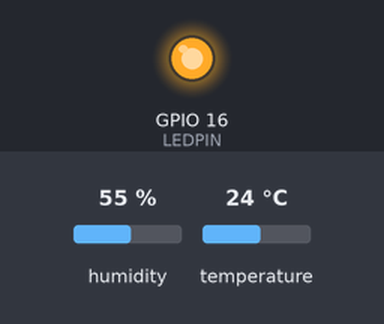
Recording of a sketch running on a simulated ESP8266 (NodeMCU). On the bench: output pins drawn as LEDs (lit = HIGH). Inputs (shaded band) come from the test bench; at power-on: humidity 55 %, temperature 24 °C. WiFi joins after 1.5 s; servers stay silent unless stated; what the sketch prints to the serial monitor is not drawn.

Above: at 2.2 s.
At 7.0 s:
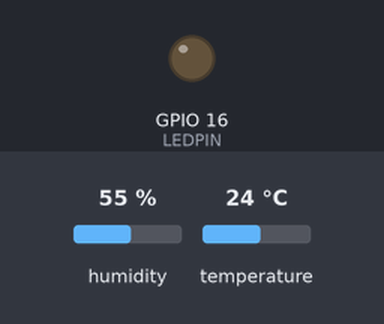
Timing chart, 0 to 8.9 s (numbered marks = the images above):
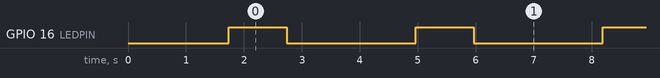

The sketch:

NodMCU_DHT11_thingspeak.ino
```cpp
// www.arduinesp.com
//
// Plot DTH11 data on thingspeak.com using an ESP8266 同时LED亮灯显示数据发送状态
// April 11 2015
// Author: Jeroen Beemster
// Website: www.arduinesp.com

#include <DHT.h>
#include <ESP8266WiFi.h>
// replace with your channel’s thingspeak API key,
String apiKey = "7NFNSDNS8OXMNT78";
const char* ssid = "WL-911";
const char* password = "123456789";
const char* server = "api.thingspeak.com";
#define LEDPIN 16 //数字引脚D0上LED灯 GPIO 16
#define DHTPIN 2 //数字引脚D4上的温湿度计 GPIO 02
DHT dht(DHTPIN, DHT11,15);
WiFiClient client;

void setup() {
Serial.begin(115200);//串口初始化
delay(10);
pinMode(LEDPIN, OUTPUT);     // Initialize the LED_BUILTIN pin as an output
dht.begin();
//联网初始化
WiFi.begin(ssid, password);
Serial.println();
Serial.println();
Serial.print("Connecting to ");
Serial.println(ssid);

WiFi.begin(ssid, password);

while (WiFi.status() != WL_CONNECTED) {
delay(500);
Serial.print(".");
}
Serial.println("");
Serial.println("WiFi connected");
}
void loop() {

float h = dht.readHumidity();
float t = dht.readTemperature();
if (isnan(h) || isnan(t)) {
Serial.println("Failed to read from DHT sensor!");
return;
}

if (client.connect(server,80)) { // "184.106.153.149" or api.thingspeak.com
String postStr = apiKey;
postStr +="&field1=";
postStr += String(t);
postStr +="&field2=";
postStr += String(h);
postStr += "\r\n\r\n";

client.print("POST /update HTTP/1.1\n");
client.print("Host: api.thingspeak.com\n");
client.print("Connection: close\n");
client.print("X-THINGSPEAKAPIKEY: "+apiKey+"\n");
client.print("Content-Type: application/x-www-form-urlencoded\n");
client.print("Content-Length: ");
client.print(postStr.length());
client.print("\n\n");
client.print(postStr);

Serial.print("Temperature: ");
Serial.print(t);
Serial.print(" degrees Celcius Humidity: ");
Serial.print(h);
Serial.println("% send to Thingspeak");
}
client.stop();

Serial.println("Waiting…");
// thingspeak needs minimum 15 sec delay between updates
  digitalWrite(LEDPIN, HIGH);   // turn the LED on (HIGH is the voltage level)
  Serial.println("我亮了");
  delay(1000);                       // wait for a second
  digitalWrite(LEDPIN, LOW);    // turn the LED off by making the voltage LOW
  Serial.println("我灭了");
  delay(2000);  //2秒测一次
}
```

Measured:
- by itself, GPIO 16 (LEDPIN): alternates HIGH for 1.0 s and LOW for 2.2 s
